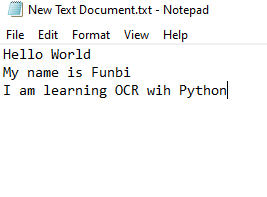
#> input picture sample.png, 267 x 197 px
$ python ocr_final.py
#> lines starting #> are read from the running program, lines starting #| are printed output that depends on the picture; after the words box and inside, x2 and y2 are one past the last pixel; in counts of white or black regions, pixels touching at a corner belong together
import cv2
import pytesseract

pytesseract.pytesseract.tesseract_cmd = r"C:\Program Files\Tesseract-OCR\tesseract.exe"

image = cv2.imread("sample.png")
#> image is the input picture: shape (197, 267, 3); mean B, G, R 246.1, 246, 246

gray = cv2.cvtColor(image, cv2.COLOR_BGR2GRAY)
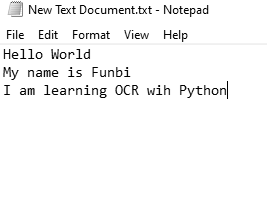
#> gray: shape (197, 267); min 0, max 255, mean 246

blur = cv2.GaussianBlur(gray, (5,5), 0)
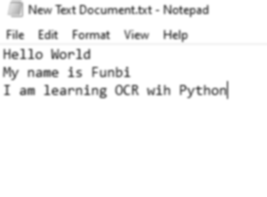
#> blur: shape (197, 267); min 94, max 255, mean 246

threshold = cv2.adaptiveThreshold(
    blur,
    255,
    cv2.ADAPTIVE_THRESH_GAUSSIAN_C,
    cv2.THRESH_BINARY,
    11,
    2
)
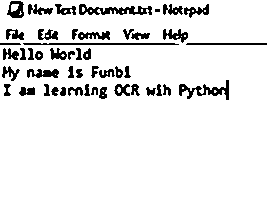
#> threshold: shape (197, 267); 90.8% white; 48 black regions (1 under 20 px), largest, box (x1, y1, x2, y2) and area: (79, 4, 152, 15) 412, (179, 80, 229, 100) 354, (23, 43, 179, 45) 303

#> (the run stopped early here; a loop or call above may not have finished)

$ run again, with extracted_text.png copied over sample.png
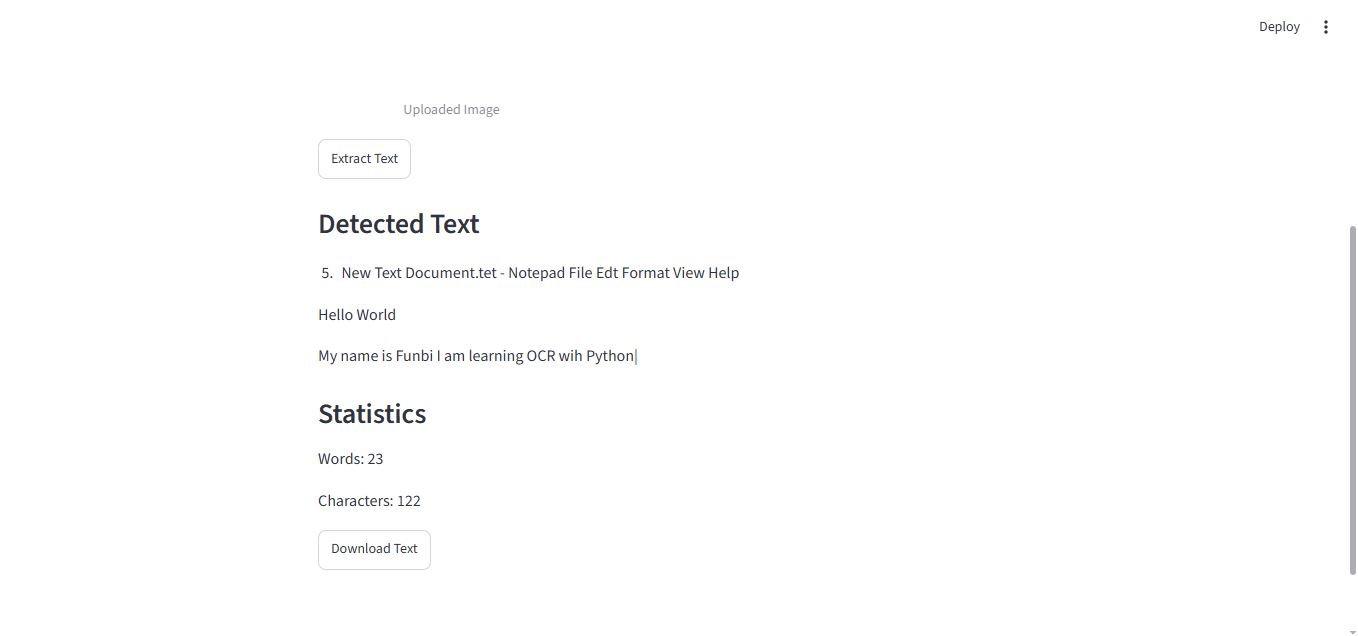
#> input picture extracted_text.png, 1358 x 636 px
#> image is the input picture: shape (636, 1358, 3); mean B, G, R 253.5, 253.4, 253.4
#> `threshold = cv2.adaptiveThreshold( blur, 255, cv2.ADAPTIVE_THRESH_GAUS..`:
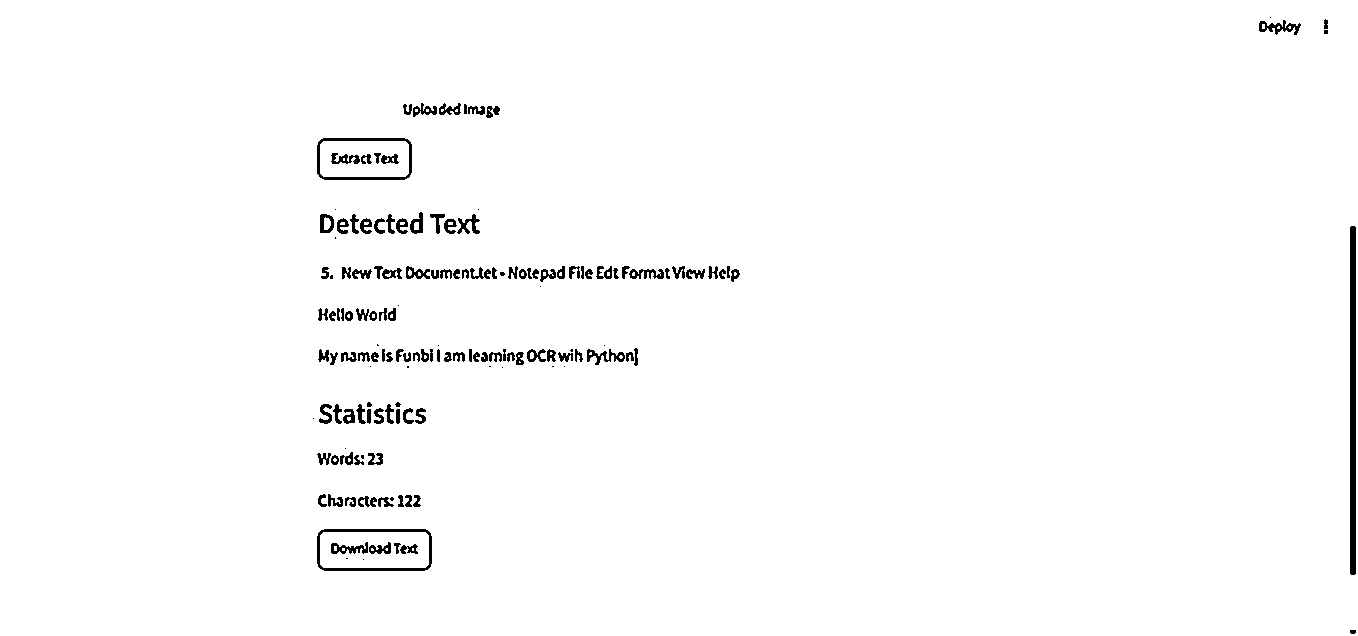
#> threshold: shape (636, 1358); 98.4% white; 151 black regions (25 under 20 px), largest, box (x1, y1, x2, y2) and area: (1350, 226, 1356, 575) 2090, (317, 529, 432, 571) 854, (317, 138, 412, 180) 733

$ run again, with homepage.png copied over sample.png
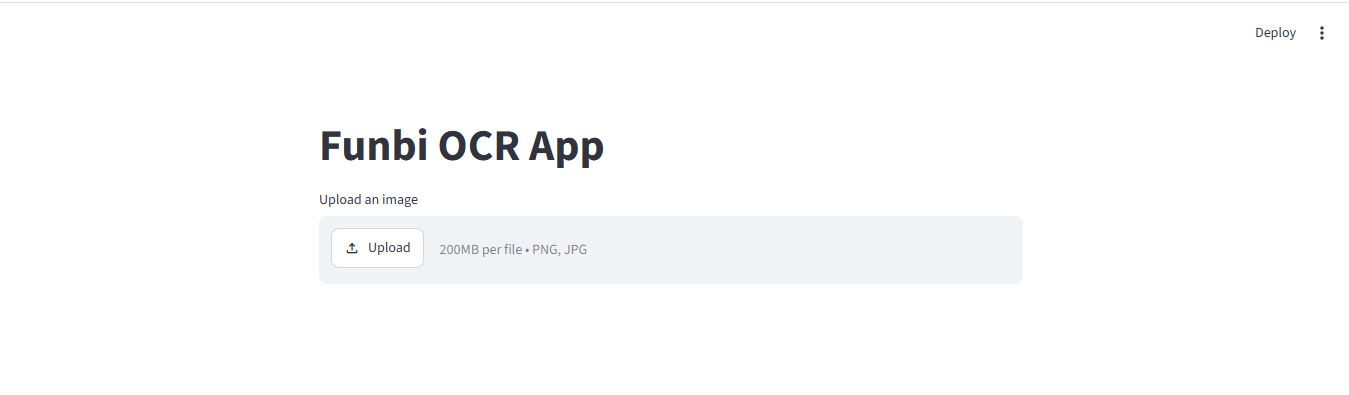
#> input picture homepage.png, 1349 x 395 px
#> image is the input picture: shape (395, 1349, 3); mean B, G, R 252.4, 252, 251.9
#> `threshold = cv2.adaptiveThreshold( blur, 255, cv2.ADAPTIVE_THRESH_GAUS..`:
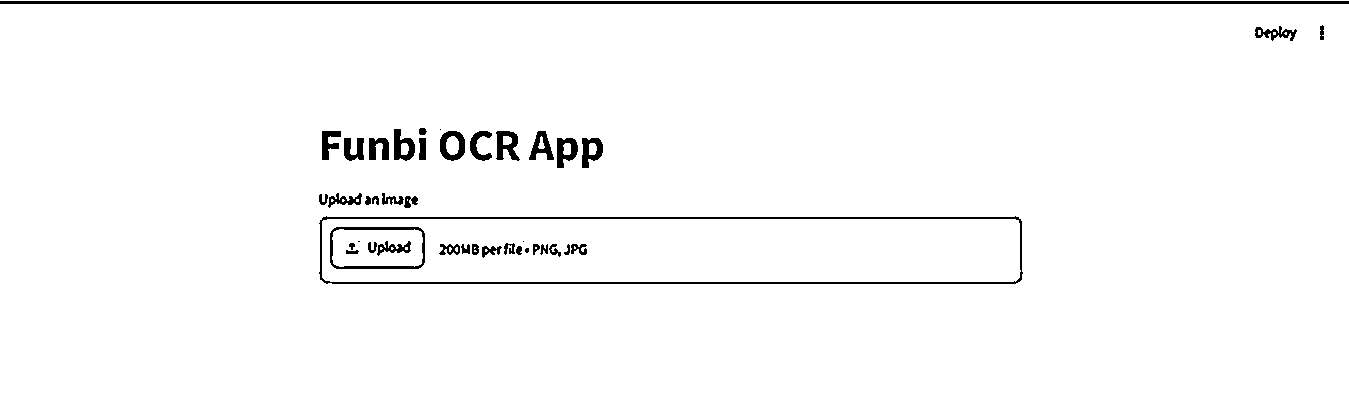
#> threshold: shape (395, 1349); 97.4% white; 42 black regions (4 under 20 px), largest, box (x1, y1, x2, y2) and area: (0, 1, 1349, 4) 4047, (319, 216, 1023, 284) 3056, (330, 227, 425, 269) 703

$ run again, with upload_image.png copied over sample.png
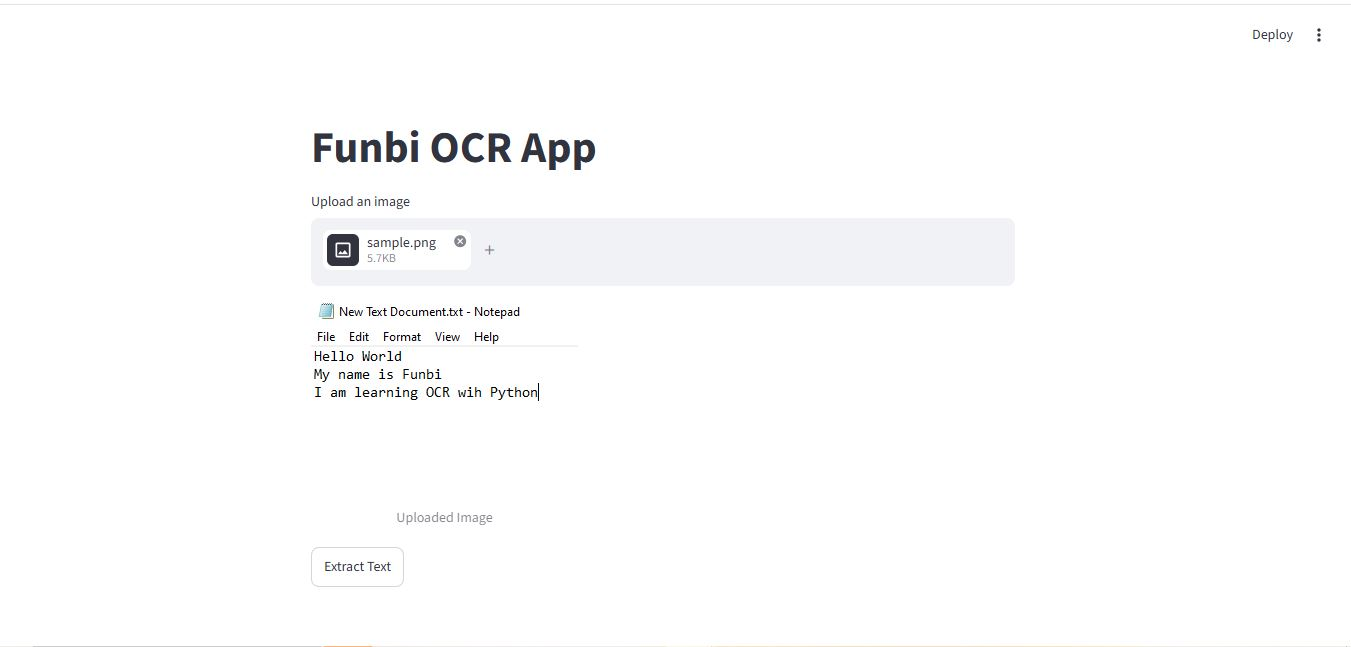
#> input picture upload_image.png, 1351 x 647 px
#> image is the input picture: shape (647, 1351, 3); mean B, G, R 252.5, 252.3, 252.2
#> `threshold = cv2.adaptiveThreshold( blur, 255, cv2.ADAPTIVE_THRESH_GAUS..`:
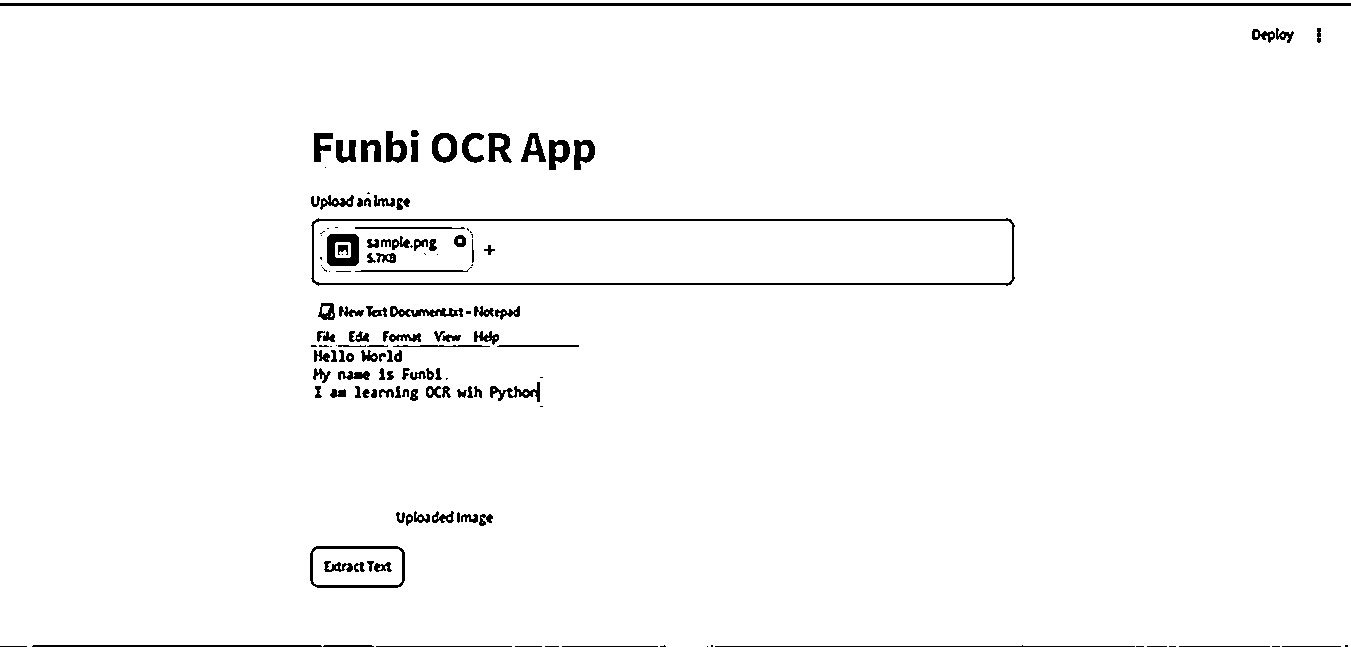
#> threshold: shape (647, 1351); 97.5% white; 143 black regions (35 under 20 px), largest, box (x1, y1, x2, y2) and area: (0, 3, 1351, 6) 4053, (311, 218, 1015, 286) 3064, (327, 234, 359, 266) 748
